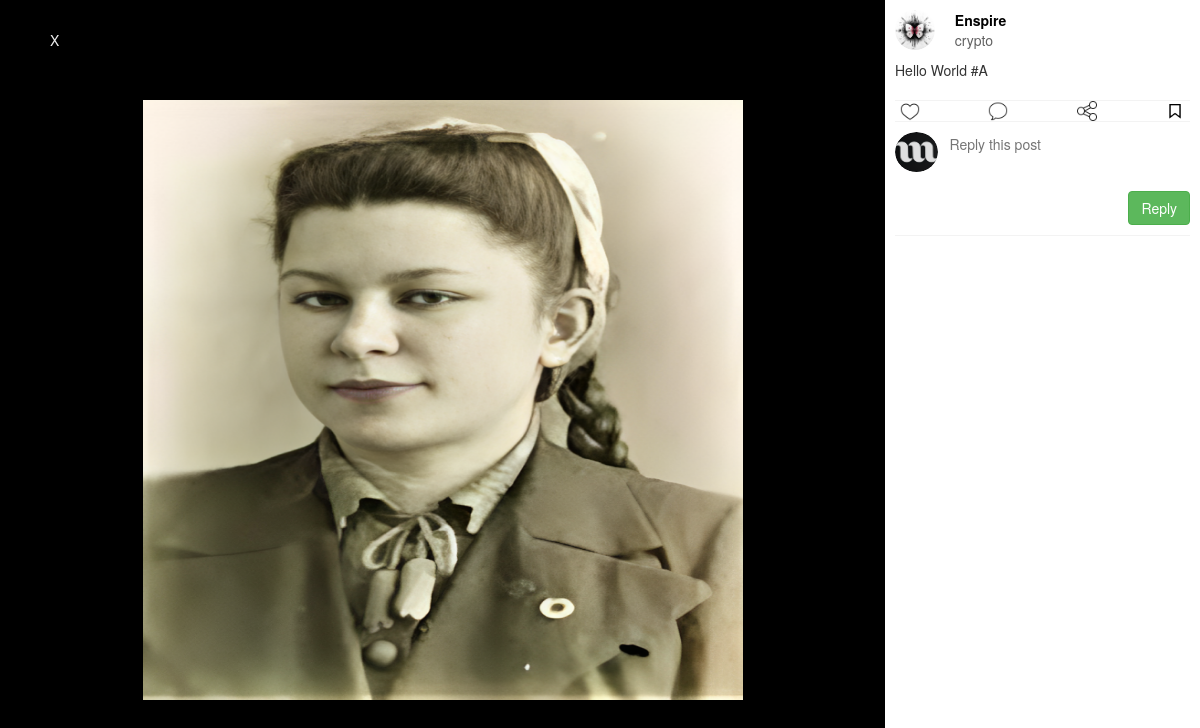
The app's page /post/status/5d171bfa666c445c8fcda4c4620efb1b (signed in) with its own data.
### posts/models.py (models this page shows, shortened)
class Post(models.Model):
    id = models.UUIDField(primary_key=True, default=uuid.uuid4)
    username = models.ForeignKey(User, on_delete=models.CASCADE)
    liked_by = models.ManyToManyField(Profile, default=None, related_name="likes", blank=True)
    caption = models.TextField(max_length=2000, blank=True)
    image = models.ImageField(upload_to="post_images", blank=True)
    created_at = models.DateTimeField(default=datetime.now)
    number_of_likes = models.IntegerField(default=0)
    user_profile = models.ForeignKey(Profile, on_delete=models.CASCADE, default=1)

### main/models.py (models this page shows, shortened)
class Profile(models.Model):
    first_name = models.CharField(max_length=100, blank=True)
    last_name = models.CharField(max_length=100, blank=True)
    nickname = models.CharField(max_length=100, blank=True)
    username = models.ForeignKey(User, on_delete=models.CASCADE)
    friends = models.ManyToManyField(User, blank=True, related_name="friends")
    avatar = models.ImageField(default="photo_2021-10-16_13-01-08.jpg", upload_to='avatars/')
    bio = models.TextField(max_length=2000, blank=True)
    location = models.CharField(max_length=200, blank=True)
    created = models.DateTimeField(auto_now_add=True)
    updated = models.DateTimeField(auto_now=True)

### posts/views.py (the view, shortened to what this page needs)
# urls.py: path("status/<str:post_id>", views.post_detail, name="post_detail"),
@login_required(login_url='login')
def post_detail(request, post_id):
    post = Post.objects.filter(id=post_id).first()
    my_profile = Profile.objects.get(username=request.user)
    if post.image:
        comments = post.comments.all()
        return render(request, 'kam.html',
                      {
                          "post_detail": post,
                          "comments": comments,
                          "post": post,
                          "my_profile": my_profile,
                      })

### templates/kam.html (shortened to what this page needs)
{% extends 'base.html' %}
{% load static %}
{% block content %}
    <div id="page-post-url-detail">
        <div class="close-and-comeback-detail" style="z-index: 1; position: fixed">
            <span id="clearHTML">X</span>
        </div>
        <div class="container-post-detail">
            <div class="image-full-post-flex-detail">
                {% if post_detail.image %}
                    <div class="image-post-container-detail">
                        <img src="{{ post_detail.image.url }}" alt="">
                    </div>
                {% else %}
                    <div class="image-post-container-detail" style="background: black">
                    </div>
                {% endif %}
            </div>
            <div class="content-post-flex-detail">
                <div class="navs-post-user-comment-detail">
                    <div class="logo-comment-container-detail">
                        <img src="{{ post_detail.user_profile.avatar.url }}" alt="">
                    </div>
                    <div class="usernick-post-detail">
                          <span class="nickname-post-detail">
                                                     <a style="color: black;" class="clear-href-design"
                                                        href="{% url 'profile' pk=post_detail.user_profile.username %}">
                                                    {{ post_detail.user_profile.nickname }}
                                                     </a>
                                                </span>
                        <span class="username-post-detail">
                                                    <a style="color:#616161;" class="clear-href-design"
                                                       href="{% url 'profile' pk=post_detail.user_profile.username %}">
                                                    {{ post_detail.user_profile.username }}
                                                    </a>
                                                </span>
                    </div>
                </div>
                <div class="caption-post-detail">
                    {{ post_detail.caption|safe }}
                </div>
                <div class="tools-post-detail">
                    <div class="like-comment-share-post-detail">
                        <div class="like-post-detail">
                            <img src="{% static 'images/icons8-like-50.png' %}" alt="">
                        </div>
                        <div class="comment-post-detail">
                            <img src="{% static 'images/icons8-comment-50.png' %}" alt="">
                        </div>
                        <div class="share-post-detail">
                            <img src="{% static 'images/icons8-share-50.png' %}" alt="">
                        </div>
                        <div class="pre-bookmark-post-detail">
                            <img src="{% static 'images/icons8-bookmark-32.png' %}" alt="">
                        </div>
                    </div>
                </div>
                <div class="comment-post-full-detail">
                    <div class="comment-inner-container-detail">
                        <div class="logo-comment-container-detail">
                            <img src="{{ my_profile.avatar.url }}" alt="">
                        </div>
                        <form id="comment-form-{{ post.id }}" action="{% url 'comment' %}" method="post"
                              class="comment-form-inner-detail">
                            <div class="text-area-comment-detail">
                                    <textarea name="commentField" placeholder="Reply this post" id="" cols="30"
                                              rows="10"></textarea>
                            </div>
                            <div class="form-comment-tools-detail">
                                <button id="reply-btn" type="submit" class="btn btn-success">Reply</button>
                            </div>
                        </form>
                    </div>
                </div>
            </div>
        </div>
    </div>
{% endblock %}

### static_root/css/style.css (style rules this page uses)
body { margin: 0; font-size: 14px; font-family: Arial sans-serif; background: #e9e9e9; }
* { box-sizing: border-box; }
form { width: 100%; }
#page-post-url-detail { width: 100%; height: 100vh; }
.container-post-detail { display: flex; width: 100%; height: 100%; position: fixed; left: 0; top: 0; }
.image-full-post-flex-detail { flex: 3; background: black; }
.content-post-flex-detail { flex: 1; background: white; padding: 10px; }
.image-post-container-detail { display: flex; margin: 100px auto; width: 600px; height: 600px; background: white; overflow: hidden; }
.image-post-container-detail img { width: 100%; object-fit: fill; }
.close-and-comeback-detail { width: 30px; height: 30px; position: relative; color: #ededed; z-index: 1; top: 30px; left: 50px; transition: .3s; }
.navs-post-user-comment-detail { display: flex; height: 30px; }
.logo-comment-container-detail { width: 50px; height: 40px; border-radius: 50%; overflow: hidden; display: flex; justify-content: center; align-items: center; }
.logo-comment-container-detail img { width: 100%; height: 100%; border-radius: 50%; object-fit: fill; }
.usernick-post-detail { display: flex; flex-direction: column; margin-left: 20px; width: 100%; }
.nickname-post-detail { font-weight: bolder; }
.username-post-detail { color: #6f6f6f; }
.caption-post-detail { display: flex; width: 100%; margin-top: 20px; margin-bottom: 20px; overflow-wrap: break-word; }
.tools-post-detail { width: 100%; border-top: 1px solid #f3f3f3; border-bottom: 1px solid #f3f3f3; }
.like-comment-share-post-detail { display: flex; justify-content: space-between; align-items: center; }
.like-post-detail, .comment-post-detail, .share-post-detail, .pre-bookmark-post-detail { width: 30px; display: flex; justify-content: center; align-items: center; }
.like-post-detail img, .comment-post-detail img, .share-post-detail img, .pre-bookmark-post-detail img { width: 20px; transition: .3s; }
.comment-post-full-detail { width: 100%; margin-top: 10px; border-bottom: 1px solid #f3f3f3; margin-bottom: 5px; }
.comment-inner-container-detail { display: flex; width: 100%; }
.comment-form-inner-detail { width: 100%; padding: 0px 0 10px 10px; overflow: hidden; }
.text-area-comment-detail textarea { width: 100%; height: 55px; resize: none; border: 0px; outline: none; }
.text-area-comment-detail::placeholder textarea { color: #b3b3b3; }
.form-comment-tools-detail { display: flex; justify-content: flex-end; padding-left: 10px; }
.clear-href-design { text-decoration: none; text-underline: none; }
.nickname-post-detail a, .username-post-detail a { text-decoration: none; }
.nickname-post-detail { color: black; font-weight: bold; }
.username-post-detail { color: #616161; }
body { margin: 0; padding: 0; font-family: Arial, sans-serif; }

### records on screen
Post: image (picture), user_profile.avatar (picture), user_profile.nickname "Enspire", user_profile.username "crypto", caption "Hello World #A"
Profile: avatar (picture)
